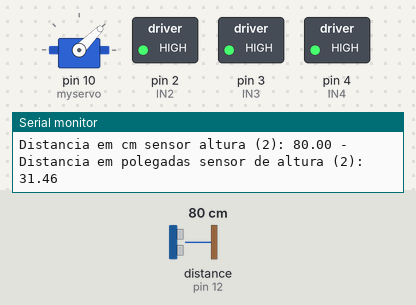
Bench run of a sketch on a simulated Arduino Uno, built with avr-gcc and run on an emulated ATmega328P. On the bench: servo, switched loads named in the sketch (green lamp = pin HIGH), the last lines printed to the serial monitor. Inputs (shaded band) come from the test bench; at power-on: distance to the obstacle (sensor on pin 12) 80 cm. The echo pulse lasts 58.3 µs per cm; pins used as bus, display or sensor lines are not drawn.

Above: at 13.0 s.
13.1 s: distance to the obstacle (sensor on pin 12) set to 9 cm
At 16.6 s:
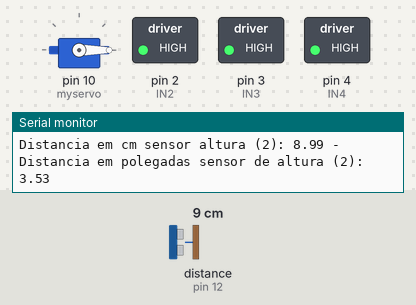
22.9 s: distance to the obstacle (sensor on pin 12) set to 6 cm
At 30.2 s:
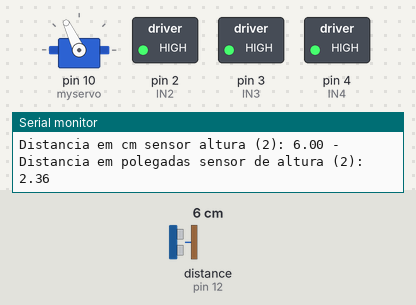
32.7 s: distance to the obstacle (sensor on pin 12) set to 3 cm
At 33.4 s:
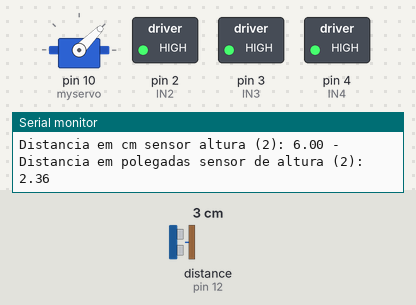
Timing chart, 0 to 35.7 s (numbered marks = the images above; inputs shaded):
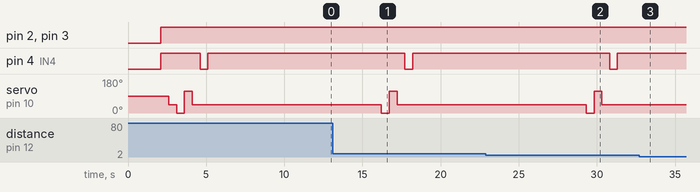

Measured:
- the behaviour switches between 5 and 4 cm on distance to the obstacle (sensor on pin 12) (found by bisection; images 2 and 3)
- after the input at 32.7 s, servo on pin 10 (myservo): stays 45° (without the input it goes to 0° after 9.7 s)

The sketch:

teste_dos_sensores_com_r__1.0.ino
```cpp
#include <Ultrasonic.h>
#include <Servo.h>
#define pino_trigger 9 //Sensor de Cima
#define pino_echo 8

#define pino_triggger 13 //Sensor de Baixo
#define pino_eccho 12

//Definicoes pinos Arduino ligados a entrada da Ponte H
int val;
int ChaveEsquerda;
int ChaveCentral;
int ChaveDireita;
int IN1 = 1;
int IN2 = 2;
int IN3 = 3;
int IN4 = 4;
Servo myservo;
//Inicializa o sensor nos pinos definidos acima
Ultrasonic ultrasonic(pino_trigger, pino_echo);
Ultrasonic ultrasonic2(pino_triggger, pino_eccho);

void setup()
{

  Serial.begin(115200);
  delay(2000);

  Serial.println("Lendo dados do sensor...");
  //Define os pinos como saida
  pinMode(IN1, OUTPUT);
  pinMode(IN2, OUTPUT);
  pinMode(IN3, OUTPUT);
  pinMode(IN4, OUTPUT);
   myservo.attach(10);
    pinMode(ChaveEsquerda, INPUT);        //Aciona o resistor pull-up interno
    digitalWrite(ChaveEsquerda, HIGH);
    pinMode(ChaveCentral, INPUT);
    digitalWrite(ChaveCentral, HIGH);
    pinMode(ChaveDireita, INPUT);
    digitalWrite(ChaveDireita, HIGH);
}

void loop()
{
//Le as informacoes do sensor, em cm e pol

  float cmMsec1,cmMsec2,inMsec1, inMsec2;

  long microsec2 = ultrasonic2.timing();
  cmMsec2 = ultrasonic.convert(microsec2, Ultrasonic::CM);
  inMsec2 = ultrasonic.convert(microsec2, Ultrasonic::IN);
//DELAY

  Serial.print("Distancia em cm sensor altura (2): ");
  Serial.print(cmMsec2);
  Serial.print(" - Distancia em polegadas sensor de altura (2): ");
  Serial.println(inMsec2);
  delay(100);

  if((cmMsec2) >= 4){ //imprime o valor da variavel distancia
  //Para os Motores A e B
  digitalWrite(IN1, HIGH);
  digitalWrite(IN2, HIGH);
  digitalWrite(IN3, HIGH);
  digitalWrite(IN4, HIGH);
  delay(500);

  myservo.write(45);
  delay(500);
  myservo.write(-100);
  delay(500);
  myservo.write(115);
  delay(500);
  myservo.write(45);
  delay(500);

  digitalWrite(IN1, LOW);  //DA RÉ
  digitalWrite(IN2, HIGH);
  digitalWrite(IN3, HIGH);
  digitalWrite(IN4, LOW);
  delay(500);
  digitalWrite(IN1, HIGH);
  digitalWrite(IN2, HIGH);
  digitalWrite(IN3, HIGH);
  digitalWrite(IN4, HIGH);
  delay(10000);
  }
}
```
